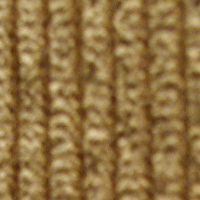
#> input picture data/textures 3/corduroy/42-scale_1_im_9_col.png, 200 x 200 px; its folder holds only this picture in this run
$ jupyter execute 'Gabor filter.ipynb'   (older library calls are emulated)
#> lines starting #> are read from the running program, lines starting #| are printed output that depends on the picture
[cell 1]
# Import Libararies
import cv2
import numpy as np
import matplotlib.pyplot as plt
import glob
import os

### 1. Cotton

[cell 2]
folder_path = "E:\\Projects vijAI\\Fabric Detection\\Provided Content\\textures 3\\cotton"
image_files = glob.glob(os.path.join(folder_path, "*.png"))

for count,image_name in enumerate(image_files[::4][:30],start=1):
    if count==30:
        break

    # Load the image
    image = cv2.imread(image_name, cv2.IMREAD_GRAYSCALE)

    # Build Gabor filters
    gabor_filters = build_gabor_filters()

    # Process the image with Gabor filters
    responses = process_image_with_gabor(image, gabor_filters)

    # Display the results
    plt.figure(figsize=(10, 5))
    plt.subplot(1, 3, 1)
    plt.imshow(image, cmap='gray')
    plt.title('Original Image')

    plt.subplot(1, 3, 2)
    plt.imshow(responses[0], cmap='gray')
    plt.title('45 Degree Filter')

    plt.subplot(1, 3, 3)
    plt.imshow(responses[1], cmap='gray')
    plt.title('135 Degree Filter')

    plt.show()

def build_gabor_filters():
    filters = []
    ksize = 31  # Size of the filter
    sigma = 4.0  # Standard deviation of the Gaussian envelope
    lambd = 10.0  # Wavelength of the sinusoidal factor
    gamma = 0.5  # Spatial aspect ratio
    psi = 0  # Phase offset

    # Define filters at 45 and 135 degrees
    for theta in np.deg2rad([45, 135]):  # Convert degrees to radians
        kern = cv2.getGaborKernel((ksize, ksize), sigma, theta, lambd, gamma, psi, ktype=cv2.CV_32F)
        filters.append(kern)
    return filters

def process_image_with_gabor(image, filters):
    responses = []
    for kern in filters:
        fimg = cv2.filter2D(image, cv2.CV_8UC3, kern)
        responses.append(fimg)
    return responses

### 2. Corduroy

[cell 3]
folder_path = "E:\\Projects vijAI\\Fabric Detection\\Provided Content\\textures 3\\corduroy"
image_files = glob.glob(os.path.join(folder_path, "*.png"))

for count,image_name in enumerate(image_files[::4][:30],start=1):
    if count==30:
        break

    # Load the image
    image = cv2.imread(image_name, cv2.IMREAD_GRAYSCALE)
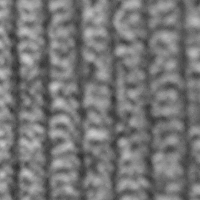
#> image: shape (200, 200); min 48, max 206, mean 117.6

    # Build Gabor filters
    gabor_filters = build_gabor_filters()

    # Process the image with Gabor filters
    responses = process_image_with_gabor(image, gabor_filters)
#> the loop in process_image_with_gabor, `for kern in filters:` made 2 passes
#> pass 1, in process_image_with_gabor, `fimg = cv2.filter2D(image, cv2.CV_8UC3, kern)`:
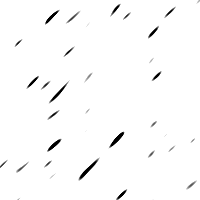
#> fimg: shape (200, 200); min 0, max 255, mean 250.9
#> pass 2, in process_image_with_gabor, `fimg = cv2.filter2D(image, cv2.CV_8UC3, kern)`:
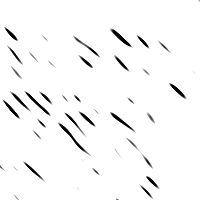
#> fimg: shape (200, 200); min 0, max 255, mean 247.5
#> after the loop in process_image_with_gabor, `for kern in filters:`: responses = 2 items
#> responses = 2 items

    # Display the results
    plt.figure(figsize=(10, 5))
    plt.subplot(1, 3, 1)
    plt.imshow(image, cmap='gray')
    plt.title('Original Image')

    plt.subplot(1, 3, 2)
    plt.imshow(responses[0], cmap='gray')
    plt.title('45 Degree Filter')

    plt.subplot(1, 3, 3)
    plt.imshow(responses[1], cmap='gray')
    plt.title('135 Degree Filter')

    plt.show()
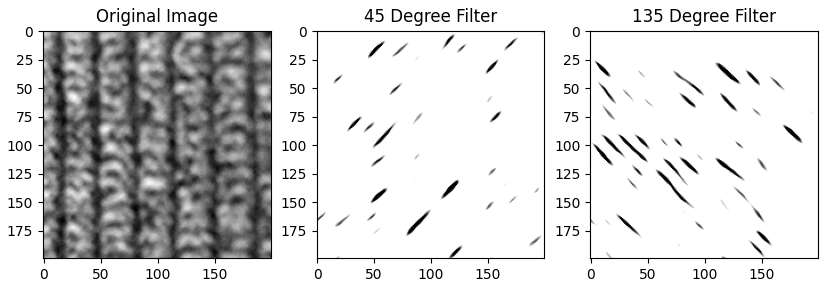
#> figure drawn by matplotlib, 3 panels

# [20 lines left out: functions build_gabor_filters, process_image_with_gabor, not called in this run]

### 3. Denim

[cell 4]
folder_path = "E:\\Projects vijAI\\Fabric Detection\\Provided Content\\textures 3\\denim"
image_files = glob.glob(os.path.join(folder_path, "*.png"))

for count,image_name in enumerate(image_files[::10][:30],start=1):
    if count==30:
        break

    # Load the image
    image = cv2.imread(image_name, cv2.IMREAD_GRAYSCALE)

    # Build Gabor filters
    gabor_filters = build_gabor_filters()

    # Process the image with Gabor filters
    responses = process_image_with_gabor(image, gabor_filters)

    # Display the results
    plt.figure(figsize=(10, 5))
    plt.subplot(1, 3, 1)
    plt.imshow(image, cmap='gray')
    plt.title('Original Image')

    plt.subplot(1, 3, 2)
    plt.imshow(responses[0], cmap='gray')
    plt.title('45 Degree Filter')

    plt.subplot(1, 3, 3)
    plt.imshow(responses[1], cmap='gray')
    plt.title('135 Degree Filter')

    plt.show()

# [20 lines left out: functions build_gabor_filters, process_image_with_gabor, not called in this run]

[cell 5]
folder_path = "E:\\Projects vijAI\\Fabric Detection\\Provided Content\\textures 3\\denim"
image_files = glob.glob(os.path.join(folder_path, "*.png"))

for count,image_name in enumerate(image_files,start=1):
    if count==60:
        break
    if count>30:
        # Load the image
        image = cv2.imread(image_name, cv2.IMREAD_GRAYSCALE)

        # Build Gabor filters
        gabor_filters = build_gabor_filters()

        # Process the image with Gabor filters
        responses = process_image_with_gabor(image, gabor_filters)

        # Display the results
        plt.figure(figsize=(10, 5))
        plt.subplot(1, 3, 1)
        plt.imshow(image, cmap='gray')
        plt.title('Original Image')

        plt.subplot(1, 3, 2)
        plt.imshow(responses[0], cmap='gray')
        plt.title('45 Degree Filter')

        plt.subplot(1, 3, 3)
        plt.imshow(responses[1], cmap='gray')
        plt.title('135 Degree Filter')

        plt.show()

    # [20 lines left out: functions build_gabor_filters, process_image_with_gabor, not called in this run]

### 4. Lenin

[cell 6]
folder_path = "E:\\Projects vijAI\\Fabric Detection\\Provided Content\\textures 3\\linin"
image_files = glob.glob(os.path.join(folder_path, "*.png"))

for count,image_name in enumerate(image_files[::10][:30],start=1):
    if count==30:
        break

    # Load the image
    image = cv2.imread(image_name, cv2.IMREAD_GRAYSCALE)

    # Build Gabor filters
    gabor_filters = build_gabor_filters()

    # Process the image with Gabor filters
    responses = process_image_with_gabor(image, gabor_filters)

    # Display the results
    plt.figure(figsize=(10, 5))
    plt.subplot(1, 3, 1)
    plt.imshow(image, cmap='gray')
    plt.title('Original Image')

    plt.subplot(1, 3, 2)
    plt.imshow(responses[0], cmap='gray')
    plt.title('45 Degree Filter')

    plt.subplot(1, 3, 3)
    plt.imshow(responses[1], cmap='gray')
    plt.title('135 Degree Filter')

    plt.show()

# [20 lines left out: functions build_gabor_filters, process_image_with_gabor, not called in this run]

Printing images of denim from 101 to 160

[cell 7]
folder_path = "E:\\Projects vijAI\\Fabric Detection\\Provided Content\\textures 3\\denim"
image_files = glob.glob(os.path.join(folder_path, "*.png"))

for count,image_name in enumerate(image_files,start=1):
    if count==160:
        break
    if count>100:
        # Load the image
        image = cv2.imread(image_name, cv2.IMREAD_GRAYSCALE)

        # Build Gabor filters
        gabor_filters = build_gabor_filters()

        # Process the image with Gabor filters
        responses = process_image_with_gabor(image, gabor_filters)

        # Display the results
        plt.figure(figsize=(10, 5))
        plt.subplot(1, 3, 1)
        plt.imshow(image, cmap='gray')
        plt.title('Original Image')

        plt.subplot(1, 3, 2)
        plt.imshow(responses[0], cmap='gray')
        plt.title('45 Degree Filter')

        plt.subplot(1, 3, 3)
        plt.imshow(responses[1], cmap='gray')
        plt.title('135 Degree Filter')

        plt.show()

    # [20 lines left out: functions build_gabor_filters, process_image_with_gabor, not called in this run]

### 5. Wool

[cell 8]
folder_path = "E:\\Projects vijAI\\Fabric Detection\\Provided Content\\textures 3\\wool"
image_files = glob.glob(os.path.join(folder_path, "*.png"))

for count,image_name in enumerate(image_files[::10][:30],start=1):
    if count==30:
        break

    # Load the image
    image = cv2.imread(image_name, cv2.IMREAD_GRAYSCALE)

    # Build Gabor filters
    gabor_filters = build_gabor_filters()

    # Process the image with Gabor filters
    responses = process_image_with_gabor(image, gabor_filters)

    # Display the results
    plt.figure(figsize=(10, 5))
    plt.subplot(1, 3, 1)
    plt.imshow(image, cmap='gray')
    plt.title('Original Image')

    plt.subplot(1, 3, 2)
    plt.imshow(responses[0], cmap='gray')
    plt.title('45 Degree Filter')

    plt.subplot(1, 3, 3)
    plt.imshow(responses[1], cmap='gray')
    plt.title('135 Degree Filter')

    plt.show()

# [20 lines left out: functions build_gabor_filters, process_image_with_gabor, not called in this run]

Printing the images after count=30 and count<=60

[cell 9]
for count,image_name in enumerate(image_files,start=1):
    if count==60:
        break
    if count>30:
        print(count,image_name)

$ run again, on data/textures 3/corduroy/42-scale_5_im_8_col.png
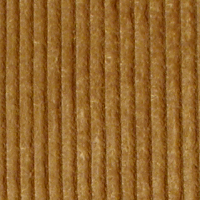
#> input picture data/textures 3/corduroy/42-scale_5_im_8_col.png, 200 x 200 px
#> `image = cv2.imread(image_name, cv2.IMREAD_GRAYSCALE)`:
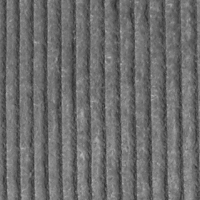
#> image: shape (200, 200); min 42, max 184, mean 107.8
#> after the loop in process_image_with_gabor, `for kern in filters:`: responses = 2 items
#> `plt.show()`:
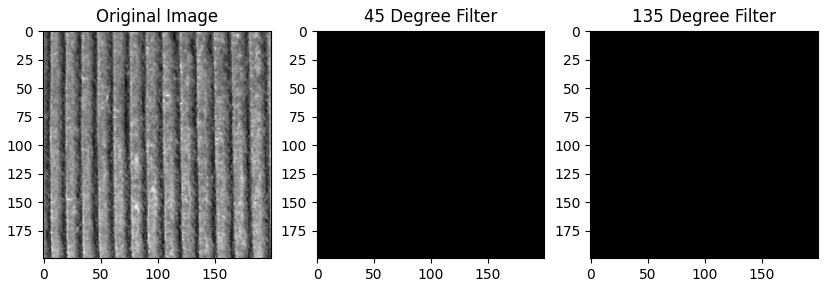
#> figure drawn by matplotlib, 3 panels

$ run again, on data/textures 3/corduroy/42-scale_5_im_9_col.png
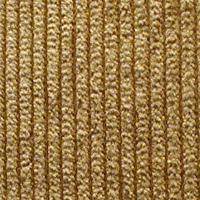
#> input picture data/textures 3/corduroy/42-scale_5_im_9_col.png, 200 x 200 px
#> the loop in process_image_with_gabor, `for kern in filters:` made 2 passes
#> pass 2, in process_image_with_gabor, `fimg = cv2.filter2D(image, cv2.CV_8UC3, kern)`:
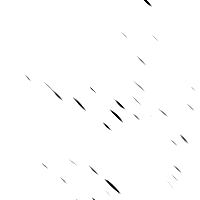
#> fimg: shape (200, 200); min 0, max 255, mean 253.5
#> after the loop in process_image_with_gabor, `for kern in filters:`: responses = 2 items
#> `plt.show()`:
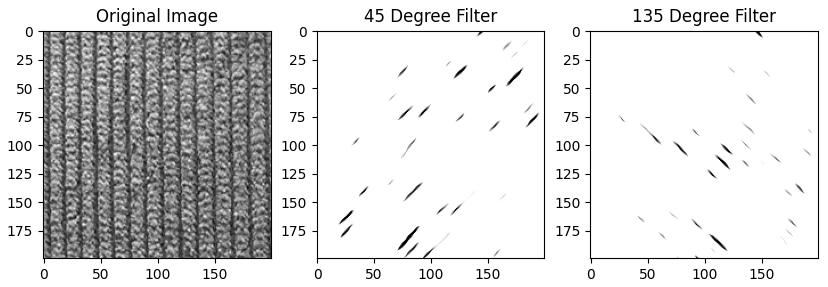
#> figure drawn by matplotlib, 3 panels

$ run again, on data/textures 3/corduroy/42-scale_7_im_5_col.png
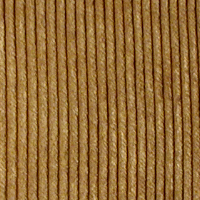
#> input picture data/textures 3/corduroy/42-scale_7_im_5_col.png, 200 x 200 px
#> `image = cv2.imread(image_name, cv2.IMREAD_GRAYSCALE)`:
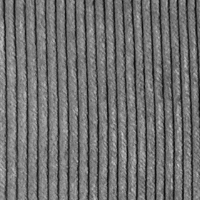
#> image: shape (200, 200); min 9, max 208, mean 111.8
#> after the loop in process_image_with_gabor, `for kern in filters:`: responses = 2 items
#> `plt.show()`:
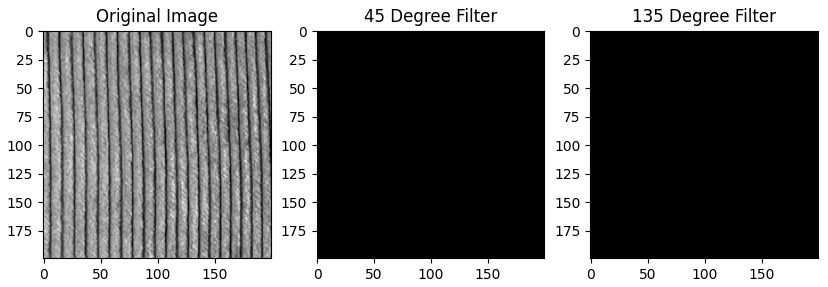
#> figure drawn by matplotlib, 3 panels

$ run again, on data/textures 3/corduroy/42-scale_2_im_4_col.png
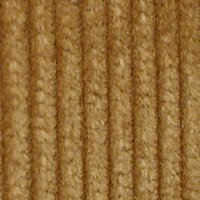
#> input picture data/textures 3/corduroy/42-scale_2_im_4_col.png, 200 x 200 px
#> after the loop in process_image_with_gabor, `for kern in filters:`: responses = 2 items
#> `plt.show()`:
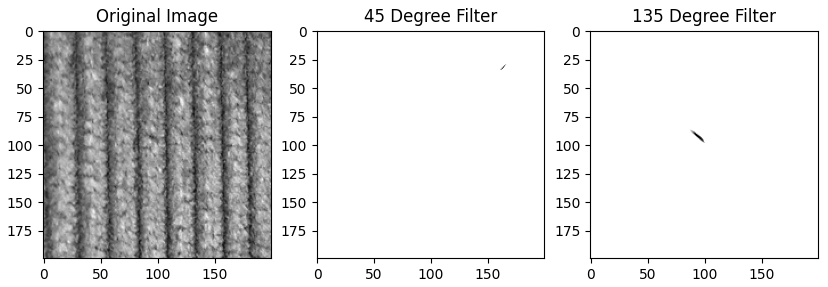
#> figure drawn by matplotlib, 3 panels
